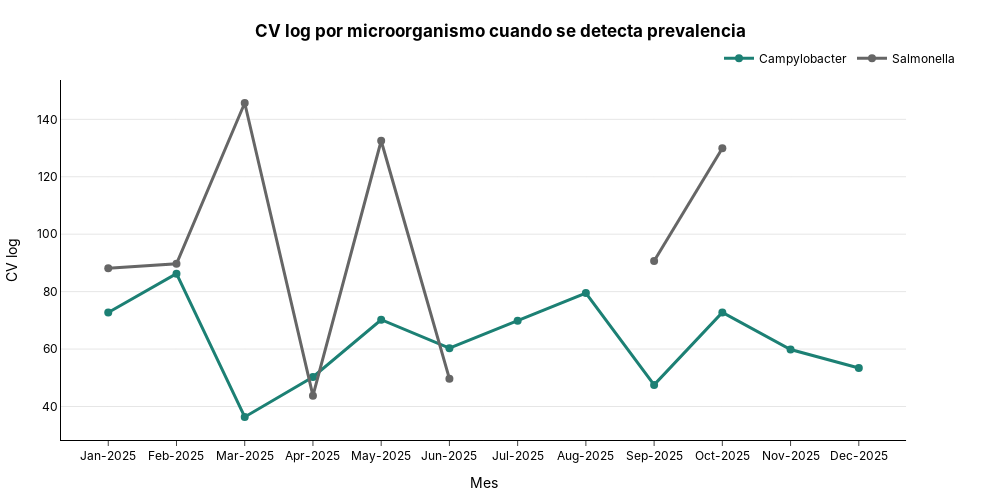

This figure's notebook cell:
### Code cell
plot_line(
    df=result_group[result_group['etapa']=='salida chiller'],
    x_col='month',
    y_col='cv_log_result',
    group_col='microorganismo',
    order_x=['Jan-2025', 'Feb-2025', 'Mar-2025', 'Apr-2025', 'May-2025',
       'Jun-2025', 'Jul-2025', 'Aug-2025', 'Sep-2025', 'Oct-2025',
       'Nov-2025', 'Dec-2025', 'Jan-2026'],
    x_title='Mes',
    y_title='CV log',
    title='CV log por microorganismo cuando se detecta prevalencia'
)

### Figure 1 — Plotly figure (JSON) as saved in the notebook; plotly's stock layout.template omitted (floating-point values rounded to 4 significant figures)
{"data": [{"hovertemplate": "<b>month:</b> %{x}<br><b>Campylobacter:</b> %{y:.1f}<br><extra></extra>", "line": {"color": "#1C8074", "shape": "linear", "width": 3}, "marker": {"color": "#1C8074", "size": 8}, "mode": "lines+markers", "name": "Campylobacter", "type": "scatter", "x": ["Jan-2025", "Feb-2025", "Mar-2025", "Apr-2025", "May-2025", "Jun-2025", "Jul-2025", "Aug-2025", "Sep-2025", "Oct-2025", "Nov-2025", "Dec-2025"], "xaxis": "x", "y": [72.75, 86.25, 36.34, 50.3, 70.21, 60.3, 69.87, 79.52, 47.52, 72.75, 59.83, 53.39], "yaxis": "y"}, {"hovertemplate": "<b>month:</b> %{x}<br><b>Salmonella:</b> %{y:.1f}<br><extra></extra>", "line": {"color": "#666666", "shape": "linear", "width": 3}, "marker": {"color": "#666666", "size": 8}, "mode": "lines+markers", "name": "Salmonella", "type": "scatter", "x": ["Jan-2025", "Feb-2025", "Mar-2025", "Apr-2025", "May-2025", "Jun-2025", "Jul-2025", "Aug-2025", "Sep-2025", "Oct-2025", "Nov-2025", "Dec-2025"], "xaxis": "x", "y": [88.1, 89.68, 145.7, 43.77, 132.5, 49.68, null, null, 90.66, 129.9, null, null], "yaxis": "y"}], "layout": {"font": {"color": "black", "family": "Inter, Arial, sans-serif"}, "height": 500, "hovermode": "x unified", "legend": {"orientation": "h", "x": 1, "xanchor": "right", "y": 1.02, "yanchor": "bottom"}, "margin": {"b": 40, "l": 40, "r": 40, "t": 80}, "paper_bgcolor": "rgba(0,0,0,0)", "plot_bgcolor": "rgba(0,0,0,0)", "title": {"text": "<b>CV log por microorganismo cuando se detecta prevalencia<b>", "x": 0.5, "xanchor": "center", "y": 0.95, "yanchor": "top"}, "width": 1000, "xaxis": {"anchor": "y", "domain": [0, 0.94], "linecolor": "black", "linewidth": 1, "showline": true, "ticks": "outside", "title": {"text": "Mes"}}, "yaxis": {"anchor": "x", "domain": [0, 1], "gridcolor": "rgba(0,0,0,0.1)", "linecolor": "black", "linewidth": 1, "showgrid": true, "showline": true, "title": {"text": "CV log"}}, "yaxis2": {"anchor": "x", "overlaying": "y", "side": "right"}}}
